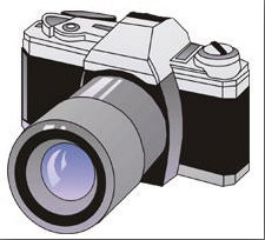
#> input picture TutorialFreeCodeCamp/img/Camara2.PNG, 265 x 240 px, found by its file name
$ python basic_funtions.py
#> lines starting #> are read from the running program, lines starting #| are printed output that depends on the picture; after the words box and inside, x2 and y2 are one past the last pixel; in counts of white or black regions, pixels touching at a corner belong together
import cv2 as cv

img = cv.imread("TutorialFreeCodeCamp/img/Camara2.png")
#> img is the input picture: shape (240, 265, 3); mean B, G, R 171.1, 168.3, 170
cv.imshow("Fotografia", img)

#1. Convertir imagen a escala de grises
gray = cv.cvtColor(img, cv.COLOR_BGR2GRAY)
# cv.imshow("Gray", gray)

#2. Añadir el "ruido" de la iamgen"
blur = cv.GaussianBlur(img, (7,7), cv.BORDER_DEFAULT)
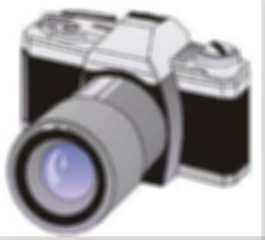
#> blur: shape (240, 265, 3); mean B, G, R 171.6, 168.9, 170.5
# cv.imshow("Blur", blur)

#3. Edge Cascade
canny = cv.Canny(img,125,175)
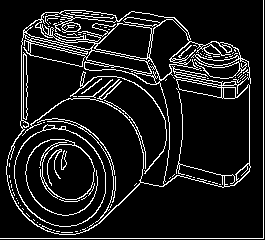
#> canny: shape (240, 265); 10.8% white in thin lines or dots
# cv.imshow("Canny", canny)
    # Puedes eliminar el numero de esquinas, utilizando una imagen con ruido/Blur
cannyBlur = cv.Canny(blur,125,175)
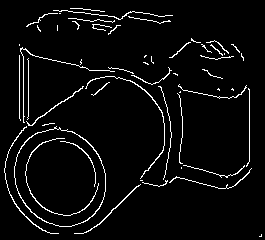
#> cannyBlur: shape (240, 265); 4.5% white in thin lines or dots
# cv.imshow("cannyBlur", cannyBlur)

#4. Dilatar imagenes
dilate = cv.dilate(canny, (7,7), iterations= 3)
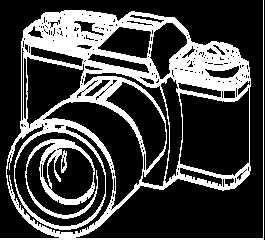
#> dilate: shape (240, 265); 26.5% white; 2 white regions, box (x1, y1, x2, y2) and area: (0, 0, 264, 240) 15243, (25, 139, 98, 219) 1603
# cv.imshow("dilate", dilate)

#5. Eroding
eroded = cv.erode(dilate, (7,7), iterations=3)
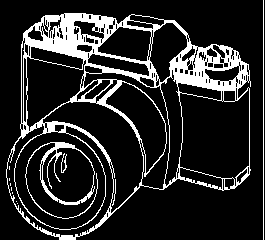
#> eroded: shape (240, 265); 15.9% white; 12 white regions (7 under 20 px), largest, box (x1, y1, x2, y2) and area: (6, 13, 251, 240) 8953, (25, 142, 98, 219) 798, (263, 0, 264, 240) 240, (61, 153, 67, 173) 49, (112, 179, 116, 206) 29
# cv.imshow("eroded", eroded)

#6. Reescalar Imagenes
resized = cv.resize(img, (500,500), interpolation= cv.INTER_CUBIC) #cv.INTER_AREA para hacer la imagen mas pequeña / cv.INTER_LINEAR para hacer mas grande / cv.INTER_CUBIC la mas lenta pero con mas calidad
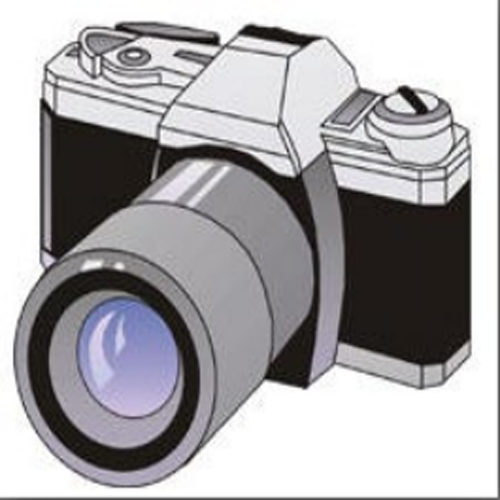
#> resized: shape (500, 500, 3); mean B, G, R 171.1, 168.3, 170
# cv.imshow("resized", resized)

#7. Cropping
cropped = img[0:200, 100:500]
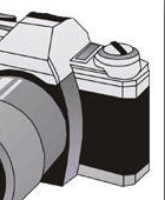
#> cropped: shape (200, 165, 3); mean B, G, R 164.3, 163.1, 164.8
cv.imshow("cropped", cropped)
cv.waitKey(0)

$ run again, with TutorialFreeCodeCamp/img/Fotografia_transparente.png copied over TutorialFreeCodeCamp/img/Camara2.PNG
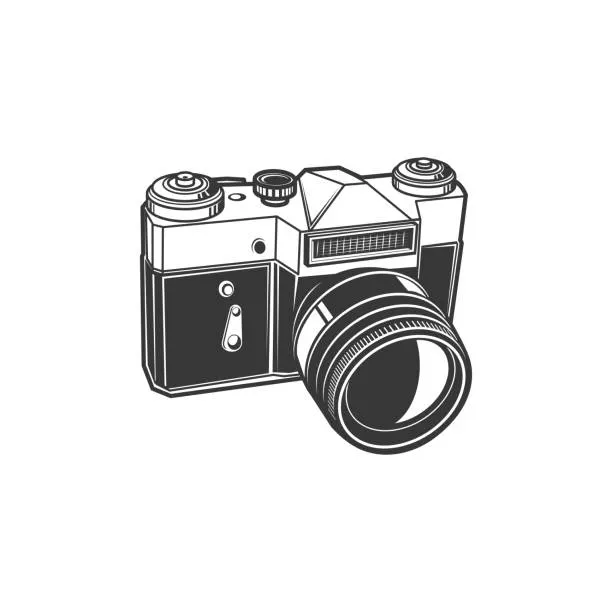
#> input picture TutorialFreeCodeCamp/img/Fotografia_transparente.png, 612 x 612 px, found by its file name
#> img is the input picture: shape (612, 612, 3); mean B, G, R 229.1, 229.1, 229.1
#> `canny = cv.Canny(img,125,175)`:
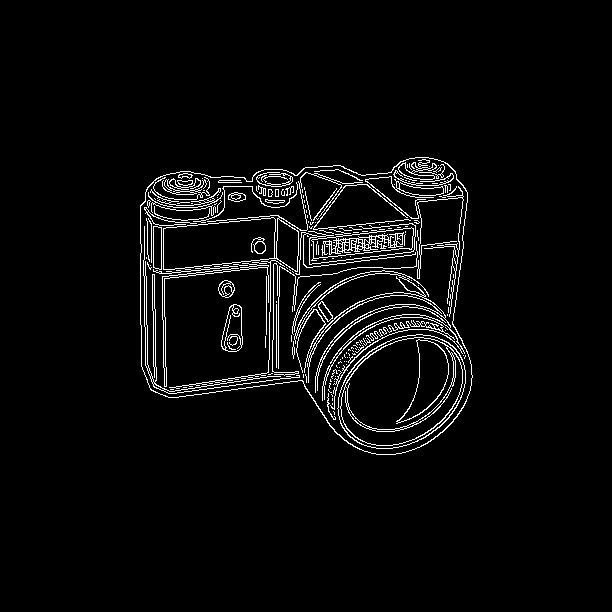
#> canny: shape (612, 612); 3.8% white in thin lines or dots, all inside (x1, y1, x2, y2) = (140, 157, 473, 455)
#> cannyBlur: shape (612, 612); 2.5% white in thin lines or dots, all inside (x1, y1, x2, y2) = (139, 155, 472, 455)
#> dilate: shape (612, 612); 8.9% white; 6 white regions, box (x1, y1, x2, y2) and area: (140, 157, 473, 458) 32217, (221, 304, 243, 355) 547, (218, 280, 235, 301) 245, (228, 192, 246, 205) 184, (251, 237, 266, 257) 182, (276, 301, 277, 371) 70
#> eroded: shape (612, 612); 6.1% white; 37 white regions (26 under 20 px), largest, box (x1, y1, x2, y2) and area: (140, 160, 473, 458) 19511, (337, 337, 466, 452) 2225, (221, 307, 243, 355) 337
#> `cropped = img[0:200, 100:500]`:
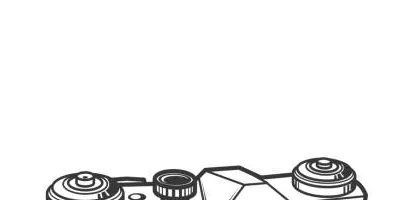
#> cropped: shape (200, 400, 3); mean B, G, R 243.5, 243.5, 243.5
